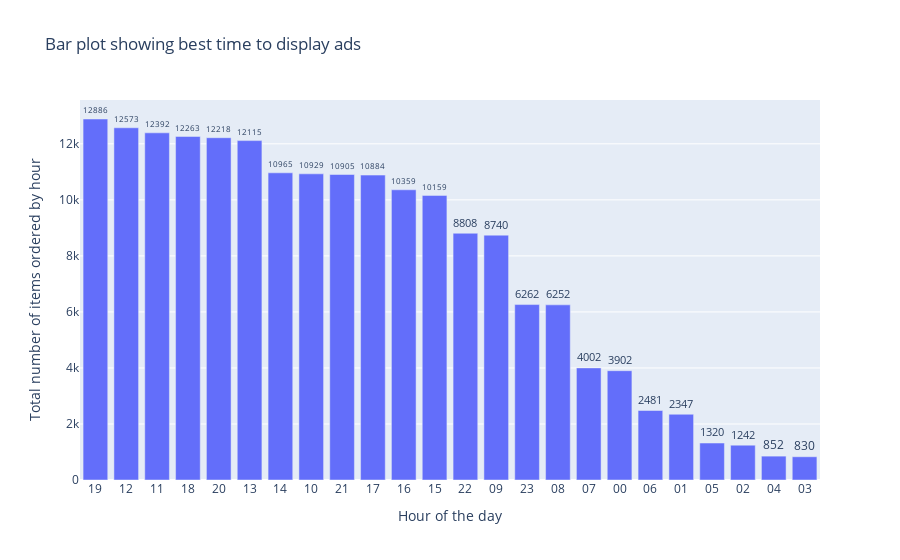

The code cell stored with this chart in its notebook:
### Code cell
fig_one = px.bar(Greatest_time, x='Hour', y='Quantity Ordered', text='Quantity Ordered', 
                 labels={'Hour':'Hour of the day', 'Quantity Ordered':'Total number of items ordered by hour'},
                 title='Bar plot showing best time to display ads')
fig_one.update_traces(textposition='outside')
fig_one.update_layout(uniformtext_minsize=8)
fig_one

### Figure 1 — Plotly figure (JSON) as saved in the notebook; plotly's stock layout.template omitted (floating-point values rounded to 4 significant figures)
{"data": [{"alignmentgroup": "True", "hovertemplate": "Hour of the day=%{x}<br>Total number of items ordered by hour=%{text}<extra></extra>", "legendgroup": "", "marker": {"color": "#636efa"}, "name": "", "offsetgroup": "", "orientation": "v", "showlegend": false, "text": [12886, 12573, 12392, 12263, 12218, 12115, 10965, 10929, 10905, 10884, 10359, 10159, 8808, 8740, 6262, 6252, 4002, 3902, 2481, 2347, 1320, 1242, 852, 830], "textposition": "outside", "type": "bar", "x": ["19", "12", "11", "18", "20", "13", "14", "10", "21", "17", "16", "15", "22", "09", "23", "08", "07", "00", "06", "01", "05", "02", "04", "03"], "xaxis": "x", "y": [12886, 12573, 12392, 12263, 12218, 12115, 10965, 10929, 10905, 10884, 10359, 10159, 8808, 8740, 6262, 6252, 4002, 3902, 2481, 2347, 1320, 1242, 852, 830], "yaxis": "y"}], "layout": {"barmode": "relative", "legend": {"tracegroupgap": 0}, "title": {"text": "Bar plot showing best time to display ads"}, "uniformtext": {"minsize": 8}, "xaxis": {"anchor": "y", "domain": [0, 1], "title": {"text": "Hour of the day"}}, "yaxis": {"anchor": "x", "domain": [0, 1], "title": {"text": "Total number of items ordered by hour"}}}}
